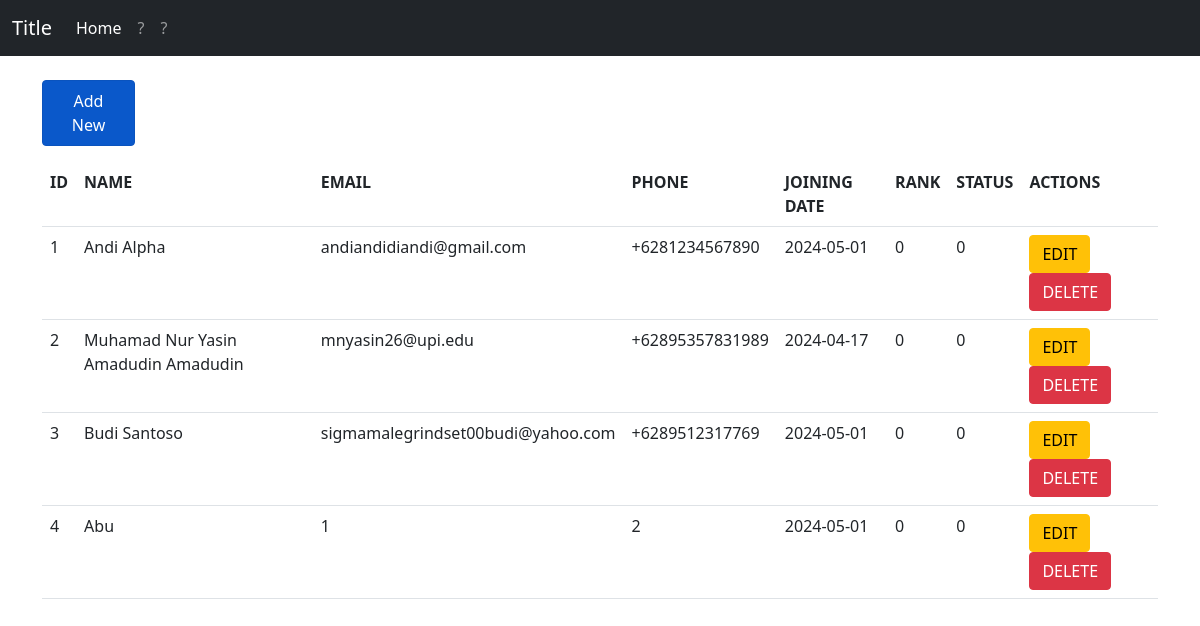
/tp_mvc/index.php, run on the app's committed database.
### tables this page shows
CREATE TABLE `members` (
  `id` int(11) NOT NULL,
  `name` varchar(50) NOT NULL,
  `email` varchar(50) NOT NULL,
  `phone` varchar(50) NOT NULL,
  `join_date` date NOT NULL DEFAULT current_timestamp(),
  `status_id` int(11) NOT NULL,
  `rank_id` int(11) NOT NULL
);

### tp_mvc/controllers/Members.controller.php (called while the page is built, shortened)
<?php
include_once("models/Members.class.php");
include_once("models/Status.class.php");
include_once("views/Members.view.php");
class MembersController {
  private $members;
  private $rank;
  private $status;
  function __construct(){
    $this->members = new Members(Conn::$db_host, Conn::$db_user, Conn::$db_pass, Conn::$db_name);
    $this->rank = new Rank(Conn::$db_host, Conn::$db_user, Conn::$db_pass, Conn::$db_name);
    $this->status = new Status(Conn::$db_host, Conn::$db_user, Conn::$db_pass, Conn::$db_name);
  }
  public function index() {
    $this->members->open();
    $this->rank->open();
    $this->status->open();
    $this->members->getMembers();
    $this->rank->getRank();
    $this->status->getStatus();
    $data = array(
      'members' => array(),
      'rank' => array(),
      'status' => array()
    );
    while($row = $this->members->getResult()){
      array_push($data['members'], $row);
    }
    while($row = $this->rank->getResult()){
      array_push($data['rank'], $row);
    }
    while($row = $this->status->getResult()){
        array_push($data['status'], $row);
    }
    $view = new MembersView();
    $view->render($data);
  }
}

### tp_mvc/views/Members.view.php (the view, shortened to what this page needs)
<?php
  class MembersView {
    public function render($data){
      $no = 1;
      $dataMembers = null;
      foreach($data['members'] as $val){
        list($id, $name, $email, $phone, $join_date, $rank_id, $status_id) = $val;
        $dataMembers .= "<tr>
                <td>" . $no++ . "</td>
                <td>" . $name . "</td>
                <td>" . $email . "</td>
                <td>" . $phone . "</td>
                <td>" . $join_date . "</td>
                <td>" . $rank_id . "</td>
                <td>" . $status_id . "</td>";
        $dataMembers .= "
        <td>
          <a href='index1.php?id_edit=" . $id .  "' class='btn btn-warning' '>EDIT</a>
          <a href='index1.php?id_hapus=" . $id . "' class='btn btn-danger' '>DELETE</a>
        </td>";
        $dataMembers .= "</tr>";
      }
    }
  }
?>

### tp_mvc/index.php
<?php
include_once("models/Template.class.php");
include_once("models/DB.class.php");
include_once("controllers/Members.controller.php");
$buku = new MembersController();
if (isset($_POST['add'])) {
    $buku->add($_POST);
}
else if (!empty($_GET['id_hapus'])) {
    $id = $_GET['id_hapus'];
    $buku->delete($id);
}
else if (!empty($_GET['id_edit'])) {
    $id = $_GET['id_edit'];
    $buku->edit($id);
}
else{
    $buku->index();
}

### tp_mvc/models/Template.class.php (shortened to what this page needs)
<?php
class Template
{
    var $content = '';
    function __construct($filename='')
    {
        $this->content = implode('', @file($filename));
    }
    function clear()
    {
        $this->content = preg_replace("/DATA_[A-Z|_|0-9]+/", "", $this->content);
    }
    function write()
    {
        print $this->content;
    }
    function replace($old = '', $new = '')
    {
        if (is_int($new)) {
            $value = sprintf("%d", $new);
        }
        elseif (is_float($new)) {
            $value = sprintf("%f", $new);
        }
        elseif (is_array($new)) {
            $value = '';
            foreach ($new as $item) {
                $value .= $item. ' ';
            }
        }
        else {
            $value = $new;
        }
        $this->content = preg_replace("/$old/", $value, $this->content);
    }
}
?>

### data on the page
members: name "Andi Alpha", email "andiandidiandi@gmail.com", phone "+6281234567890", join_date "2024-05-01", status "0", rank "0"
members: name "Muhamad Nur Yasin Amadudin Amadudin", email "mnyasin26@upi.edu", phone "+62895357831989", join_date "2024-04-17", status "0", rank "0"
members: name "Budi Santoso", email "sigmamalegrindset00budi@yahoo.com", phone "+6289512317769", join_date "2024-05-01", status "0", rank "0"
members: name "Abu", email "1", phone "2", join_date "2024-05-01", status "0", rank "0"

### other printed values
$this->content "Title Home ? ? Add New ID NAME EMAIL PHONE JOINING DATE RANK STATUS ACTIONS"
